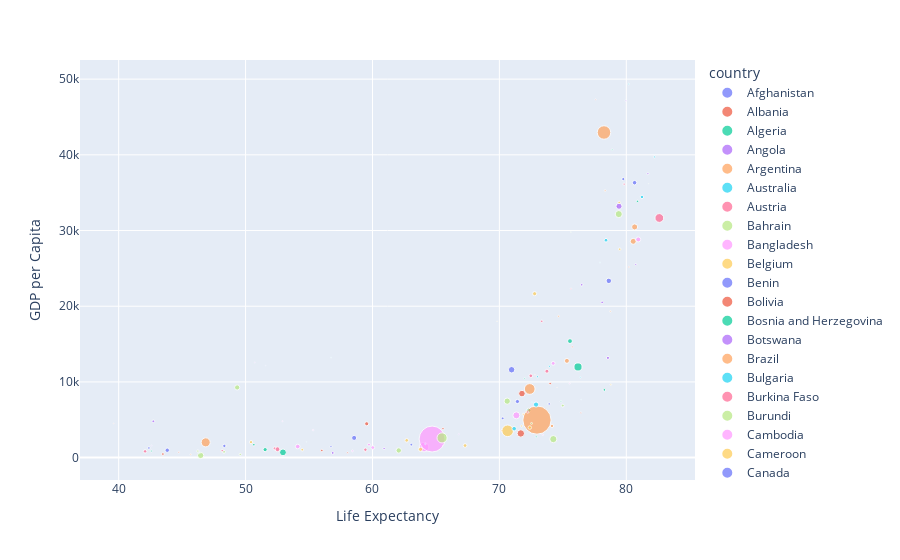

Source (notebook cell):
### Code cell
#,size='pop' aka "bubble chart"
#labels={'lifeExp': 'Life Expectancy', 'gdpPercap':'GDP per Capita'},
#,text="country"
fig = px.scatter(df, 
                 x="lifeExp",
                 y="gdpPercap", 
                 color="country",size='pop',labels={'lifeExp': 'Life Expectancy', 'gdpPercap':'GDP per Capita'})
fig.show()
